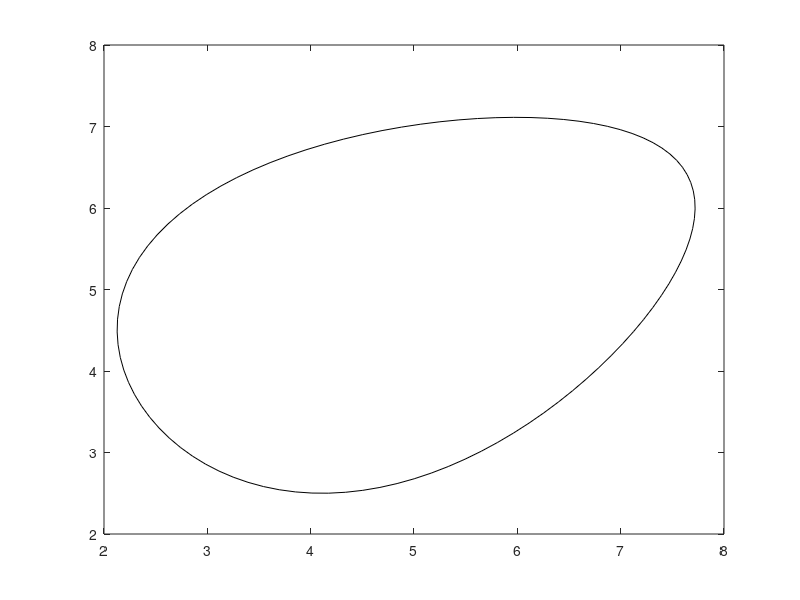

MATLAB code for this plot: (Note: this script raises an error after producing the figure.)
function animated_egg()

    s = linspace(0, 1, 100);
    x0 = 5;
    y0 = 5;
    theta = pi/6;
    
    egg_parms = struct();
    egg_parms.a = 3;
    egg_parms.b = 2;
    egg_parms.c = .15;

    x_wall = 30;
    y_ground = 1;


    [V, G] = egg_func(s, x0, y0, theta, egg_parms);
    
    og = plot(V(1, :), V(2, :), "k");
    hold on;
    xline(x_wall, "b-");
    yline(y_ground, "b-");
    axis equal
    axis square
    axis([0, 31, 0, 31])

    [t_ground, t_wall] = collision_func(@egg_trajectory, egg_parms, y_ground, x_wall)

    t = 0;
    
    while t < t_wall && t < t_ground
        [newx, newy, newtheta] = egg_trajectory(t);
        
        [newv, ~] = egg_func(s, newx, newy, newtheta, egg_parms);

        set(og, "xdata", newv(1, :), "ydata", newv(2, :));

        drawnow;

        t = t + 0.001;
    end

    if t_wall < t_ground
        [x0, y0, theta] = egg_trajectory(t_wall);
        egg_wrapper2x = @(s) egg_wrapper1x(s,x0,y0,theta,egg_parms);
        [x1_s, x2_s, ~, ~] = bound_box(x0, y0, theta, egg_parms);
        [~, x1_bound] = egg_wrapper2x(x1_s);
        [~, x2_bound] = egg_wrapper2x(x2_s);

        if x1_bound > x2_bound
            [finalv, ~] = egg_func(x1_s, x0, y0, theta, egg_parms);
        else
            [finalv, ~] = egg_func(x2_s, x0, y0, theta, egg_parms);
        end
    else
        [x0, y0, theta] = egg_trajectory(t_ground);
        egg_wrapper2y = @(s) egg_wrapper1y(s,x0,y0,theta,egg_parms);
        [~, ~, y1_s, y2_s] = bound_box(x0, y0, theta, egg_parms);
        [~, y1_bound] = egg_wrapper2y(y1_s);
        [~, y2_bound] = egg_wrapper2y(y2_s);

        if y1_bound > y2_bound
            [finalv, ~] = egg_func(y2_s, x0, y0, theta, egg_parms);
        else
            [finalv, ~] = egg_func(y1_s, x0, y0, theta, egg_parms);
        end
    end

    plot(finalv(1), finalv(2), "ro", "MarkerSize",6, "MarkerFaceColor","r");

end


% function eggxample01()
%     %set the oval hyper-parameters
%     egg_params = struct();
%     egg_params.a = 3; egg_params.b = 2; egg_params.c = .15;
%     %specify the position and orientation of the egg
%     x0 = 5; y0 = 5; theta = pi/6;    
% 
%     %set up the axis
%     hold on; axis equal; axis square
%     axis([0,10,0,10])
% 
%     %plot the origin of the egg frame
%     plot(x0,y0,'ro','markerfacecolor','r');
% 
%     %compute the perimeter of the egg
%     Vx = [];
%     Vy = [];
%     Gx = [];
%     Gy = [];
%     egg_wrapper2x = @(s) egg_wrapper1x(s,x0,y0,theta,egg_params);
%     egg_wrapper2y = @(s) egg_wrapper1y(s,x0,y0,theta,egg_params);
% 
%     for s= 0:0.02:1
%         [Gx1, Vx1] = egg_wrapper2x(s);
%         Vx(end+1) = Vx1;
%         Gx(end+1) = Gx1;
%         [Gy1, Vy1] = egg_wrapper2y(s);
%         Vy(end+1) = Vy1;
%         Gy(end+1) = Gy1;
%     end
% 
%     %plot the perimeter of the egg
%     plot(Vx,Vy,'k');
% 
%     %find and plot boundaries
%     [x1_bound, x2_bound, y1_bound, y2_bound] = bound_box(x0, y0, theta, egg_params);
% 
%     line([x1_bound,x2_bound], [y1_bound, y1_bound], 'Color', 'r', 'LineWidth', 2);
%     line([x1_bound,x2_bound], [y2_bound, y2_bound], 'Color', 'r', 'LineWidth', 2);
%     line([x1_bound,x1_bound], [y1_bound, y2_bound], 'Color', 'r', 'LineWidth', 2);
%     line([x2_bound,x2_bound], [y1_bound, y2_bound], 'Color', 'r', 'LineWidth', 2);
% 
%     % calculate time of collision
%     y_ground = 1;
%     x_wall = 30;
% 
%     [t_ground,t_wall] = collision_func(@egg_trajectory, egg_params, y_ground, x_wall)
% end

function [t_ground,t_wall] = collision_func(traj_fun, egg_params, y_ground, x_wall)
    t_ground = -1;
    t_wall = -1;
    t = 0;
    max_t = 100;
    

    while (t_ground == -1 || t_wall == -1) && t < max_t
        [x0, y0, theta] = traj_fun(t);
        egg_wrapper2x = @(s) egg_wrapper1x(s,x0,y0,theta,egg_params);
        egg_wrapper2y = @(s) egg_wrapper1y(s,x0,y0,theta,egg_params);
        [x1_s, x2_s, y1_s, y2_s] = bound_box(x0, y0, theta, egg_params);
        %convert boundary s values to actual x-y coords
        [~, x1_bound] = egg_wrapper2x(x1_s);
        [~, x2_bound] = egg_wrapper2x(x2_s);
        [~, y1_bound] = egg_wrapper2y(y1_s);
        [~, y2_bound] = egg_wrapper2y(y2_s);
        
        % x_wall is between the 2 x_bounds
        if ((x1_bound <= x_wall && x_wall <= x2_bound) || (x2_bound <= x_wall && x_wall <= x1_bound)) && t_wall == -1
            t_wall = t;
        end

        if ((y1_bound <= y_ground && y_ground <= y2_bound) || (y2_bound <= y_ground && y_ground <= y1_bound)) && t_ground == -1
            t_ground = t;
        end

        t = t + 0.001;
    end
end


function [x1_s, x2_s, y1_s, y2_s] = bound_box(x0, y0, theta, egg_params)
    egg_wrapper2x = @(s) egg_wrapper1x(s,x0,y0,theta,egg_params);
    egg_wrapper2y = @(s) egg_wrapper1y(s,x0,y0,theta,egg_params);
    
    [x1_s, ~, ~] = secant(egg_wrapper2x, 0, 0.1, 200, 1e-14, 1e-14);
    [y1_s, ~, ~] = secant(egg_wrapper2y, 0, 0.1, 200, 1e-14, 1e-14);

    x1_s = round(mod(x1_s, 1), 4);
    y1_s = round(mod(y1_s, 1), 4);
    x2_s = -1;
    y2_s = -1;
    
    % guess x and y "s values" using secant with increments of 0.1
    % normalize guesses to be between 0~1, and double check the 2nd value
    % isn't equal to the first
    for guess = 0:0.1:1
        x2_s_guess = secant(egg_wrapper2x, guess, guess + 0.1, 200, 1e-14, 1e-14);
        y2_s_guess = secant(egg_wrapper2y, guess, guess + 0.1, 200, 1e-14, 1e-14);
        x2_s_guess = round(mod(x2_s_guess, 1), 4);
        y2_s_guess = round(mod(y2_s_guess, 1), 4);
        
        if x1_s ~= x2_s_guess && x2_s == -1
            x2_s = x2_s_guess;
        end
        
        if y1_s ~= y2_s_guess && y2_s == -1
            y2_s = y2_s_guess;
        end
    end
end


function [gx_out, vx_out] = egg_wrapper1x(s,x0,y0,theta,egg_params)
    [V, G] = egg_func(s,x0,y0,theta,egg_params); % we don't care about V atm
    gx_out = G(1);
    vx_out = V(1); % holder for secant function to work
end

function [gy_out, vy_out] = egg_wrapper1y(s,x0,y0,theta,egg_params)
    [V, G] = egg_func(s,x0,y0,theta,egg_params);
    gy_out = G(2);
    vy_out = V(2); % holder for secant function to work
end


function [V, G] = egg_func(s,x0,y0,theta,egg_params)
    %unpack the struct
    a=egg_params.a;
    b=egg_params.b;
    c=egg_params.c;
    %compute x (without rotation or translation)
    x = a*cos(2*pi*s);
    %useful intermediate variable
    f = exp(-c*x/2);
    %compute y (without rotation or translation)
    y = b*sin(2*pi*s).*f;
    %compute the derivatives of x and y (without rotation or translation)
    dx = -2*pi*a*sin(2*pi*s);
    df = (-c/2)*f.*dx;
    dy = 2*pi*b*cos(2*pi*s).*f + b*sin(2*pi*s).*df;
    %rotation matrix corresponding to theta
    R = [cos(theta),-sin(theta);sin(theta),cos(theta)];
    %compute position and gradient for rotated + translated oval
    V = R*[x;y]+[x0*ones(1,length(theta));y0*ones(1,length(theta))];
    G = R*[dx;dy];
end

function [x0, y0, theta] = egg_trajectory(t)

    x0 = 7*t + 8;
    y0 = -6*t.^2 + 20*t + 6;
    theta = 5*t;

end